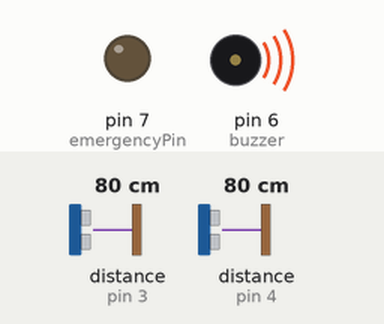
The sketch below on a simulated Arduino Uno, built with avr-gcc and run on an emulated ATmega328P. On the bench: output pins drawn as LEDs (lit = HIGH), buzzer (waves = sounding). Wiring (inferred from the names in the program): 2 × ultrasonic range finder: trigger pin 2, echo pin 3 / trigger pin 5, echo pin 4. Inputs (shaded band) come from the test bench; at power-on: distance to the obstacle (sensors on pin 3, pin 4) 80 cm. The echo pulse lasts 58.3 µs per cm; pins used as bus, display or sensor lines are not drawn.

Above: at 0.1 s.
At 0.6 s:
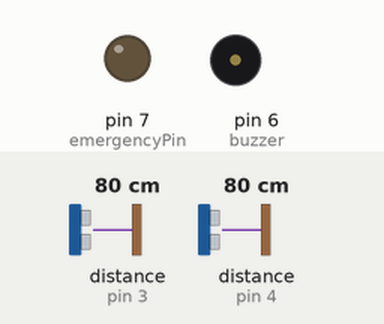
Timing chart, 0 to 2.1 s (numbered marks = the images above):
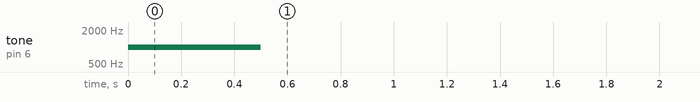

The sketch:

Sensors.ino
```cpp
const int trigPin_1 = 2;
const int echoPin_1 = 3;
const int trigPin_2 = 5;
const int echoPin_2 = 4;
const int buzzer = 6;
const int emergencyPin = 7;

int distance_1,distance_2,freq;
bool isEmergency = false;
void setup() {
  pinMode(trigPin_1, OUTPUT); // Sets the trigPin_1 as an Output
  pinMode(echoPin_1, INPUT); // Sets the echoPin_1 as an Input
  pinMode(trigPin_2, OUTPUT); // Sets the trigPin_2 as an Output
  pinMode(echoPin_2, INPUT); // Sets the echoPin_2 as an Input
  pinMode(emergencyPin, OUTPUT); // Sets the trigPin_2 as an Output
  tone(buzzer, 1000);
  Serial.begin(9600); // Starts the serial communication
  delay(500);
  noTone(buzzer); // Stop the tone
}

int calculateDistance(int trigPin,int echoPin){
  // Clears the trigPin
  digitalWrite(trigPin, LOW);
  delayMicroseconds(2);
  // Sets the trigPin on HIGH state for 10 micro seconds
  digitalWrite(trigPin, HIGH);
  delayMicroseconds(10);
  digitalWrite(trigPin, LOW);
  // Reads the echoPin, returns the sound wave travel time in microseconds
  long duration = pulseIn(echoPin, HIGH);
  return duration * 0.034 / 2;
}

void emergencyTone(){
  while(true){
    tone(buzzer,4000);
    delay(80);
    noTone(buzzer);
    delay(80);
  }
}

void loop() {
  if(isEmergency)emergencyTone();

  distance_1=calculateDistance(trigPin_1,echoPin_1);
  distance_2=calculateDistance(trigPin_2,echoPin_2);
  if(digitalRead(emergencyPin)==1){
    isEmergency = true;
  }
  if(distance_1<25 || distance_2<25){
    freq = distance_1<25?2000:3000;
    tone(buzzer, freq);   // Start tone at 1000 Hz
  }else{
    noTone(buzzer);       // Stop tone
  }
  delay(150);
}
```
